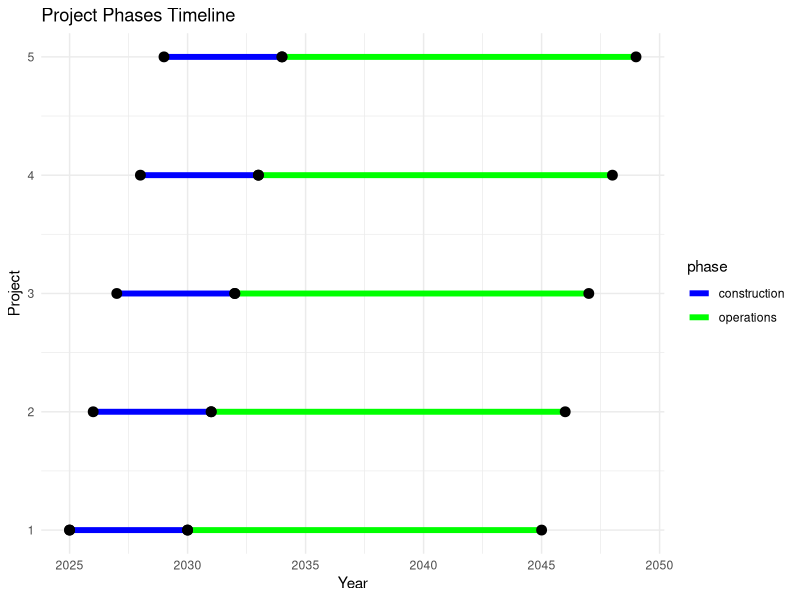

The R source for this figure:
## ---- chunk 1
library(tidyverse)

projects2 <- data.frame(
  Project = c(1, NA, NA, NA, NA, 1, 1, 2, 2, 3, 3, 4, 4, 5, 5),
  year = c(NA, NA, NA, NA, NA, 2025, 2026, 2027, 2028, 2029, 2030, NA, NA, 2034, 2049),
  phase = c("construction", "construction", "construction", "construction", 
            "construction", "construction", "operations", "construction", 
            "operations", "construction", "operations", "construction", 
            "operations", "construction", "operations"),
  start_year = c(NA, NA, NA, NA, NA, 2025, 2030, 2026, 2031, 2027, 2032, 2028, 2033, 2029, 2034),
  end_year = c(2025, 2030, 2031, 2032, 2033, 2030, 2045, 2031, 2046, 2032, 2047, 2033, 2048, 2034, 2049)
)

ggplot(projects2) +
  geom_segment(aes(x = start_year, xend = end_year, y = Project, yend = Project, color = phase), size = 2) +
  geom_point( aes(x=start_year, y=Project), size=3 ) +
  geom_point( aes(x=end_year, y=Project), size=3 ) +
  labs(title = "Project Phases Timeline", x = "Year", y = "Project") +
  theme_minimal() +
  scale_color_manual(values = c("construction" = "blue", "operations" = "green"))
